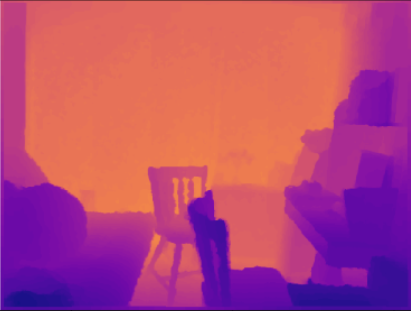
#> input picture OpenCV Learning/Resources/test.png, 411 x 311 px
$ python test.py
#> lines starting #> are read from the running program, lines starting #| are printed output that depends on the picture
import cv2
import numpy as np

def f(a):
    pass

cv2.namedWindow('sliders')
cv2.resizeWindow('sliders',640,480)


img = cv2.imread('Resources/test.png')
#> img is the input picture: shape (311, 411, 3); mean B, G, R 119.8, 70.6, 182.5


imgGray = cv2.cvtColor(img, cv2.COLOR_BGR2GRAY)
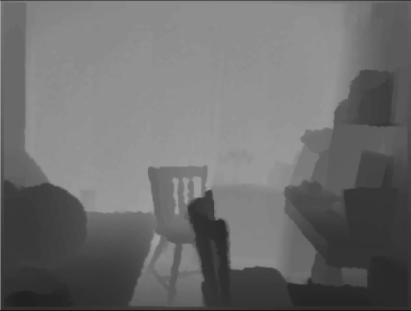
#> imgGray: shape (311, 411); min 8, max 159, mean 109.6
imgInv = imgGray.max()+imgGray.min()-imgGray
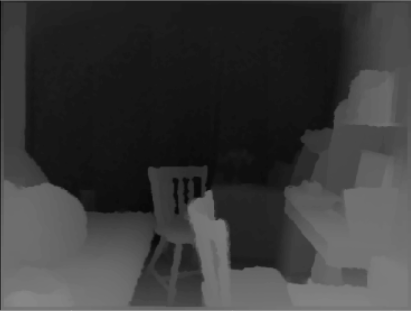
#> imgInv: shape (311, 411); min 8, max 159, mean 57.4
cv2.createTrackbar('min','sliders',0,imgInv.max(),f)
cv2.createTrackbar('max','sliders',imgInv.max(),imgInv.max(),f)

while True:
    i = np.copy(imgInv)
    minD = cv2.getTrackbarPos('min','sliders')
    maxD = cv2.getTrackbarPos('max','sliders')
    i[imgInv<minD] = 0
    i[imgInv>maxD] = 0

    i = i-i.min()
    i = i/i.max()
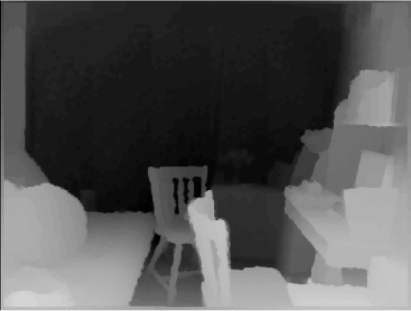
#> i: shape (311, 411) float64; min 0, max 1, mean 0.327

    cv2.imshow('test', i)

    key = cv2.waitKey(32) & 0xFF
#> (key Esc is pressed here)
    if key == 32:
        print(key)
        break


# c is 99
# d is 100
# enter is 13
# space is 32
